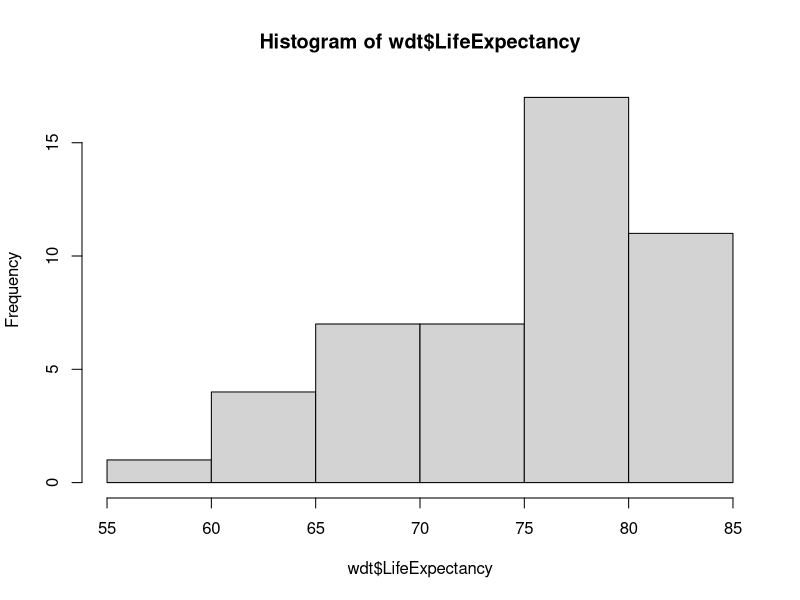
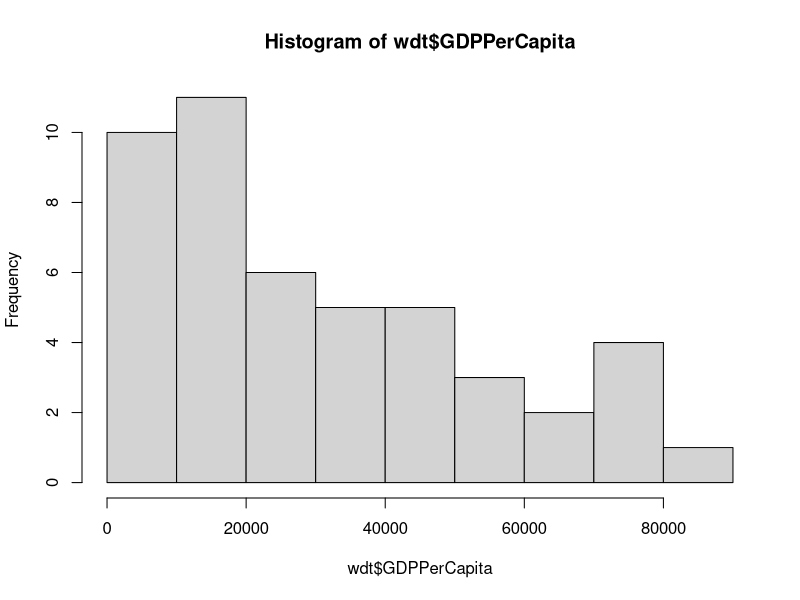
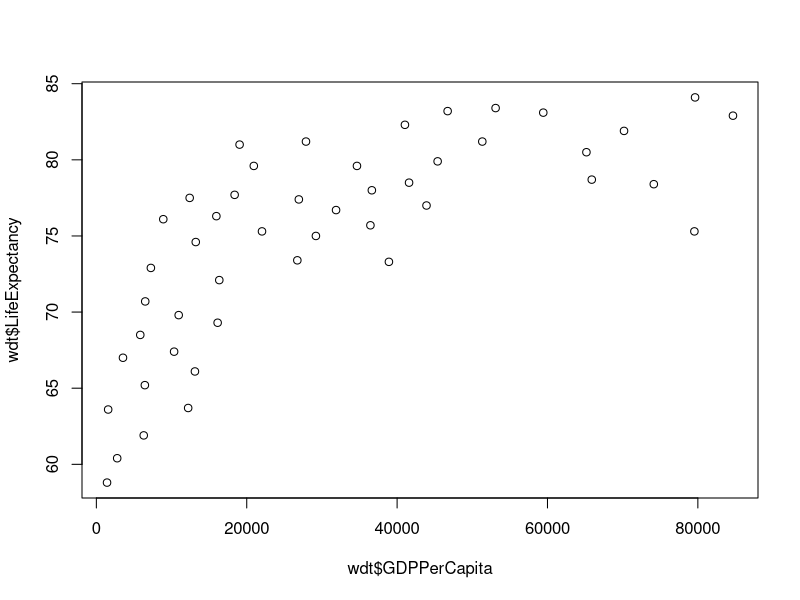
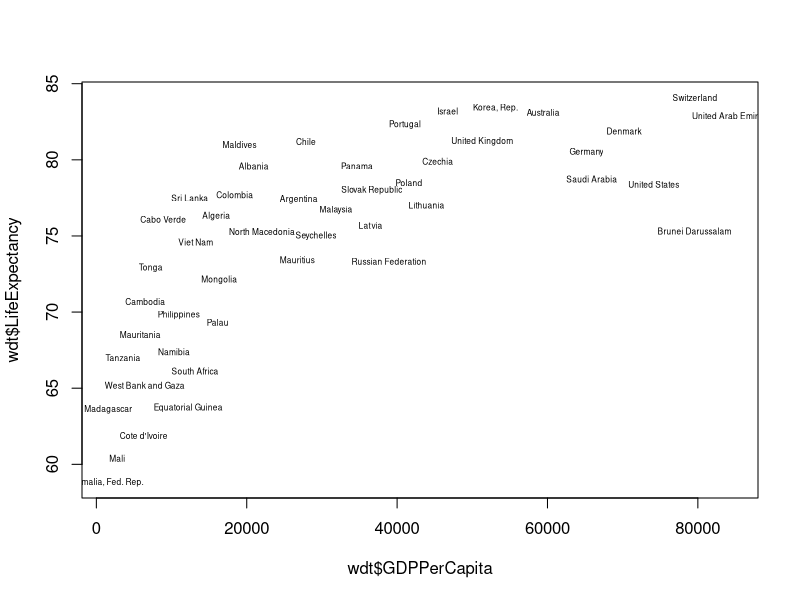

The R source for these figures, in order:
#R script for Exercise 3 - Geography 411

#Read the data file <3>
wdt <- read.csv("WorldDataTable.csv")
wdt[1:10,]
head(wdt, 10)

#Histograms <4>
hist(wdt$LifeExpectancy)
hist(wdt$GDPPerCapita)

#scatter plot <5>
plot(wdt$GDPPerCapita,wdt$LifeExpectancy)

#Pearson's correlation test <6>
r <- cor(wdt$GDPPerCapita,wdt$LifeExpectancy,method = "pearson")
r

n <- length(wdt$GDPPerCapita)

t <- (r * sqrt(n-2)) / sqrt(1 - r^2) 
t

tcrit <- qt(p = 0.025, df = n-2, lower.tail = TRUE)

cor.test(wdt$GDPPerCapita,wdt$LifeExpectancy,method = "pearson")

#Spearman's correlation test <7>
rs <- cor(wdt$GDPPerCapita,wdt$LifeExpectancy,method = "spearman")
rs

ts <- rs * sqrt(n-1) 
ts

tcrits <- qt(p = 0.025, df = n-1, lower.tail = TRUE)

cor.test(wdt$GDPPerCapita,wdt$LifeExpectancy,method = "spearman")

#Labelled scatter plot <8>
plot(wdt$GDPPerCapita,wdt$LifeExpectancy, col = "white")
text(wdt$GDPPerCapita,wdt$LifeExpectancy, labels = wdt$Country, cex = 0.5)

#Upload to GitHub
